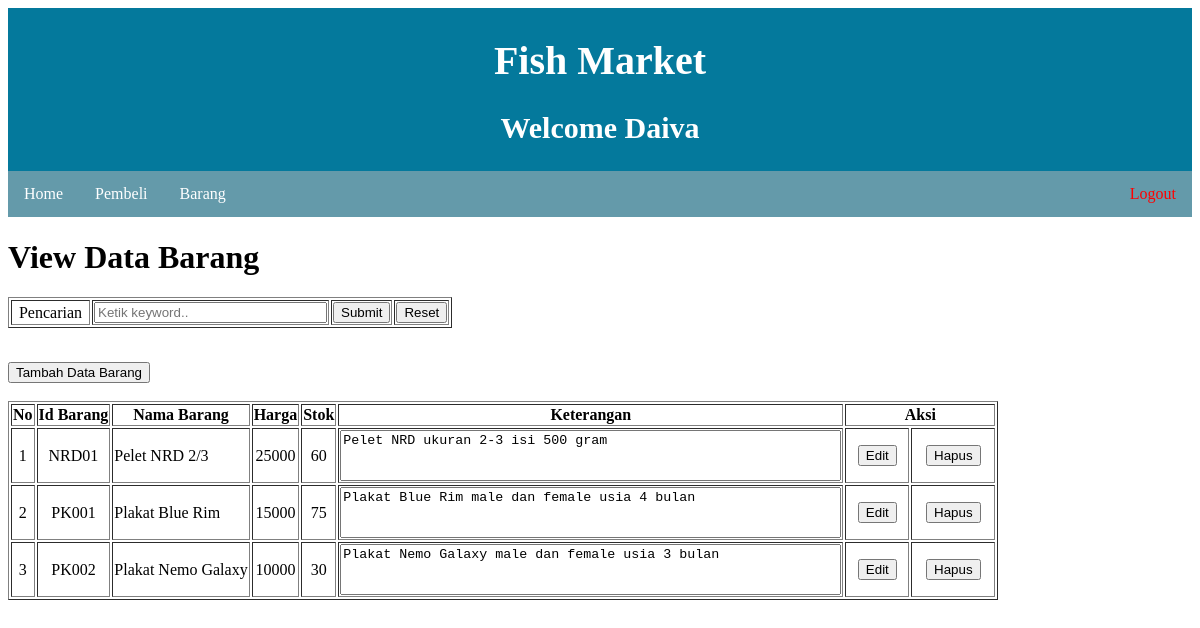
Page /barang.php (signed in) on the committed database.
### tables this page shows
CREATE TABLE `barang` (
  `IdBarang` varchar(5) NOT NULL,
  `NamaBarang` varchar(30) NOT NULL,
  `Harga` int(10) NOT NULL,
  `Stok` int(5) NOT NULL,
  `Keterangan` varchar(200) NOT NULL
);

### barang.php (the view, shortened to what this page needs)
<?php
    include_once("functions.php");
?>
<!DOCTYPE html>
<html>
<head>
</head>
<body>
    <h1>View Data Barang</h1>
    <form method="post">
                <table border="1">
                <tr>
                    <td width="75" align="center">Pencarian</td>
                    <td><input type="text" name="dicari" size="26" maxlength="100" placeholder="Ketik keyword.." ></td>
                    <td><input type="submit" name="TblCari"></td>
                    <td><a href="javascript:history.back()"><button>Reset</button></a></td>
                </tr>
                </table>
                </form>
                <br>
    <?php
        $db = dbConnect();
        if ($db->connect_errno == 0)
        {
            if (isset($_POST["TblCari"]))
            {
                $dicari = $db->escape_string($_POST["dicari"]);
                $sqlcari = "SELECT * FROM barang
                            WHERE IdBarang LIKE '%$dicari%' OR NamaBarang LIKE '%$dicari%'
                            ORDER BY IdBarang";
                $res = $db->query($sqlcari);
                if ($res)
                {
                    ?>
                <a href="barang-tambah.php"><button>Tambah Data Barang</button></a>
                <br><br>
                <table border="1">
                <tr>
                    <th>No</th><th>Id Barang</th><th>Nama Barang</th>
                    <th>Harga</th><th>Stok</th><th>Keterangan</th><th colspan="2">Aksi</th>
                </tr>
                <?php
                    $i = 1;
                    $data = $res->fetch_all(MYSQLI_ASSOC);
                    foreach ($data as $barisdata)
                    {
                ?>
                        <tr>
                            <td align="center"><?php echo $i;?></td>
                            <td align="center"><?php echo $barisdata["IdBarang"];?></td>
                            <td><?php echo $barisdata["NamaBarang"];?></td>
                            <td align="center"><?php echo $barisdata["Harga"];?></td>
                            <td align="center"><?php echo $barisdata["Stok"]; ?></td>
                            <td>
                                <textarea style="resize: none;" cols="60" rows="3" readonly><?php echo $barisdata["Keterangan"];?></textarea>
                            </td>
                            <td width="60" align="center">
                                <a href="barang-form-edit.php?IdBarang=<?php echo $barisdata["IdBarang"];?>">
                                <button>Edit</button></a>
                            </td>
                            <td width="80" align="center">
                                <a href="barang-konfirmasi-hapus.php?IdBarang=<?php echo $barisdata["IdBarang"];?>">
                                <button>Hapus</button></a>
                            </td>
                        </tr>
                <?php
                        $i++;
                    }
                ?>
                </table>
    <?php
                $res->free();
            }
            }
            else
            {
            $sql = "SELECT * FROM barang
                    WHERE IdBarang != ''
                    ORDER BY IdBarang";
            $res = $db->query($sql);
            if ($res)
            {
    ?>
                <a href="barang-tambah.php"><button>Tambah Data Barang</button></a>
                <br><br>
                <table border="1">
                <tr>
                    <th>No</th><th>Id Barang</th><th>Nama Barang</th>
                    <th>Harga</th><th>Stok</th><th>Keterangan</th><th colspan="2">Aksi</th>
                </tr>
                <?php
                    $i = 1;
                    $data = $res->fetch_all(MYSQLI_ASSOC);
                    foreach ($data as $barisdata)
                    {
                ?>
                        <tr>
                            <td align="center"><?php echo $i;?></td>
                            <td align="center"><?php echo $barisdata["IdBarang"];?></td>
                            <td><?php echo $barisdata["NamaBarang"];?></td>
                            <td align="center"><?php echo $barisdata["Harga"];?></td>
                            <td align="center"><?php echo $barisdata["Stok"]; ?></td>
                            <td>
                                <textarea style="resize: none;" cols="60" rows="3" readonly><?php echo $barisdata["Keterangan"];?></textarea>
                            </td>
                            <td width="60" align="center">
                                <a href="barang-form-edit.php?IdBarang=<?php echo $barisdata["IdBarang"];?>">
                                <button>Edit</button></a>
                            </td>
                            <td width="80" align="center">
                                <a href="barang-konfirmasi-hapus.php?IdBarang=<?php echo $barisdata["IdBarang"];?>">
                                <button>Hapus</button></a>
                            </td>
                        </tr>
                <?php
                        $i++;
                    }
                ?>
                </table>
    <?php
            }
            else
            {
                echo "Gagal SQL" . (DEVELOPMENT ? " : " . $db->error : "") . "<br>";
            }
        }
        }
        else
        {
            echo "Gagal Koneksi" . (DEVELOPMENT ? " : " . $db->connect_error : "") . "<br>";
        }
    ?>
</body>
</html>

### style.css (style rules this page uses)
body { background-color: white; overflow: hidden; }

### rows in the picture
barang: IdBarang "NRD01", NamaBarang "Pelet NRD 2/3", Harga "25000", Stok "60", Keterangan "Pelet NRD ukuran 2-3 isi 500 gram"
barang: IdBarang "PK001", NamaBarang "Plakat Blue Rim", Harga "15000", Stok "75", Keterangan "Plakat Blue Rim male dan female usia 4 bulan"
barang: IdBarang "PK002", NamaBarang "Plakat Nemo Galaxy", Harga "10000", Stok "30", Keterangan "Plakat Nemo Galaxy male dan female usia 3 bulan"

### other values in the picture
$_SESSION["NamaUser"] "Daiva"
